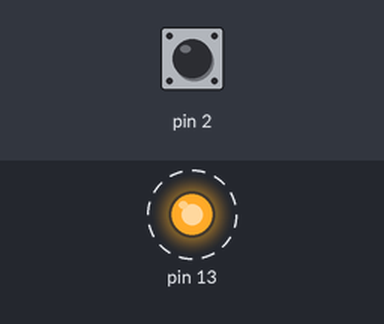
A sketch run on a simulated Arduino Uno, built with avr-gcc and run on an emulated ATmega328P. On the bench: output pins drawn as LEDs (lit = HIGH). Dashed ring = blinking. Inputs (shaded band) come from the test bench; at power-on: pin 2 HIGH.

Above: at 5.0 s.
5.1 s: pin 2 pulled LOW for 2.45 s
At 6.25 s:
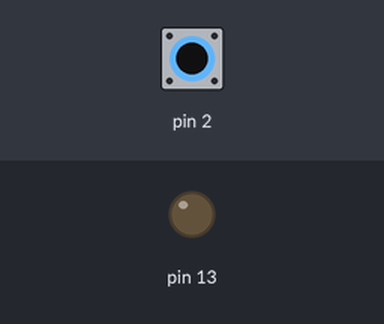
At 7.1 s:
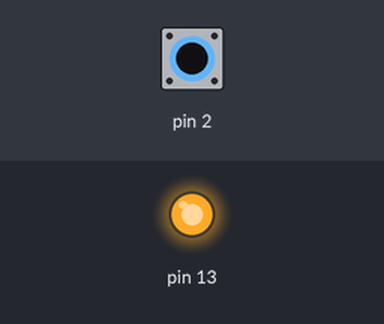
Timing chart, 0 to 16.0 s (numbered marks = the images above; inputs shaded):
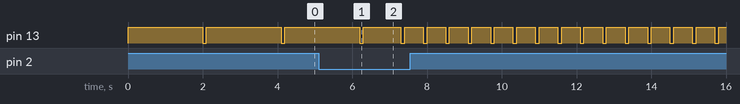

The sketch:

2.2.ino
```cpp
void setup() {
  // put your setup code here, to run once:
  pinMode(2, INPUT_PULLUP); //내부저항 사용
  pinMode(13, OUTPUT);

}

int flash = 1;

void loop() {
int sw = digitalRead(2);            // HIGH(1) 눌x, LOW(0) 눌

if(sw==0)
flash*=2;
/*
if(sw==0)
  flash*=2;   조건문 안의 코드는 들여쓰기를 이용해야 가독성이 좋음
*/

digitalWrite(13,HIGH);
delay(2000/flash);

digitalWrite(13,LOW);
delay(100);

if(flash>20)
flash=2;
}
```
